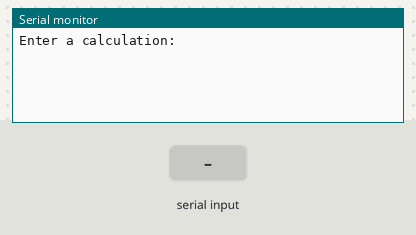
A sketch run on a simulated Arduino Uno, built with avr-gcc and run on an emulated ATmega328P. On the bench: the last lines printed to the serial monitor. Inputs (shaded band) come from the test bench.

Above: at 1.2 s.
1.3 s: "+" received over Serial
At 4.1 s:
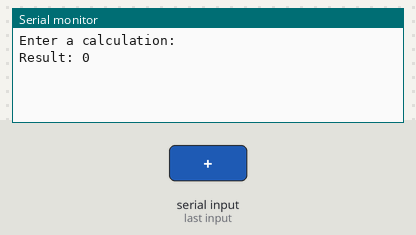
4.3 s: "90/45\n" received over Serial
At 5.5 s:
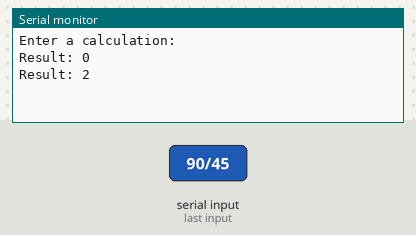

Measured:
- after the input at 1.3 s, the serial monitor: prints a new line after 2.0 s (image 1)
- after the input at 4.3 s, the serial monitor: prints a new line at once (image 2)

The sketch:

Calculator_basic.ino
```cpp
//Basic arduino calculator

void setup()
{
    Serial.begin(9600);
    Serial.println("Enter a calculation:");
}

void loop()
{
    if (Serial.available())
    {
        long a = Serial.parseInt();
        char op = Serial.read();
        long b = Serial.parseInt();

        long result;
        if(op == '+')
            result = a + b;
        if(op == '-')
            result = a - b;
        if(op == '*')
            result = a * b;
        if(op == '/')
            result = a / b;

        Serial.print("Result: ");
        Serial.println(result);
    }
}
```
